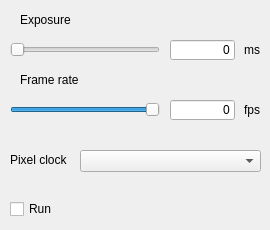
<?xml version="1.0" encoding="UTF-8"?>
<ui version="4.0">
 <class>Form</class>
 <widget class="QWidget" name="Form">
  <property name="geometry">
   <rect>
    <x>0</x>
    <y>0</y>
    <width>270</width>
    <height>230</height>
   </rect>
  </property>
  <property name="minimumSize">
   <size>
    <width>270</width>
    <height>230</height>
   </size>
  </property>
  <property name="maximumSize">
   <size>
    <width>270</width>
    <height>230</height>
   </size>
  </property>
  <property name="windowTitle">
   <string>Form</string>
  </property>
  <widget class="QSlider" name="exp_slider">
   <property name="geometry">
    <rect>
     <x>10</x>
     <y>40</y>
     <width>150</width>
     <height>20</height>
    </rect>
   </property>
   <property name="maximum">
    <number>1</number>
   </property>
   <property name="pageStep">
    <number>1</number>
   </property>
   <property name="sliderPosition">
    <number>0</number>
   </property>
   <property name="orientation">
    <enum>Qt::Horizontal</enum>
   </property>
  </widget>
  <widget class="QLabel" name="exp_label">
   <property name="geometry">
    <rect>
     <x>20</x>
     <y>10</y>
     <width>100</width>
     <height>20</height>
    </rect>
   </property>
   <property name="text">
    <string>Exposure</string>
   </property>
  </widget>
  <widget class="QLineEdit" name="exp_text">
   <property name="geometry">
    <rect>
     <x>170</x>
     <y>40</y>
     <width>65</width>
     <height>20</height>
    </rect>
   </property>
   <property name="text">
    <string>0</string>
   </property>
   <property name="alignment">
    <set>Qt::AlignRight|Qt::AlignTrailing|Qt::AlignVCenter</set>
   </property>
  </widget>
  <widget class="QLineEdit" name="fps_text">
   <property name="geometry">
    <rect>
     <x>170</x>
     <y>100</y>
     <width>65</width>
     <height>20</height>
    </rect>
   </property>
   <property name="text">
    <string>0</string>
   </property>
   <property name="alignment">
    <set>Qt::AlignRight|Qt::AlignTrailing|Qt::AlignVCenter</set>
   </property>
  </widget>
  <widget class="QLabel" name="fps_label">
   <property name="geometry">
    <rect>
     <x>20</x>
     <y>70</y>
     <width>100</width>
     <height>20</height>
    </rect>
   </property>
   <property name="text">
    <string>Frame rate</string>
   </property>
  </widget>
  <widget class="QSlider" name="fps_slider">
   <property name="geometry">
    <rect>
     <x>10</x>
     <y>100</y>
     <width>150</width>
     <height>20</height>
    </rect>
   </property>
   <property name="maximum">
    <number>1</number>
   </property>
   <property name="pageStep">
    <number>1</number>
   </property>
   <property name="value">
    <number>1</number>
   </property>
   <property name="orientation">
    <enum>Qt::Horizontal</enum>
   </property>
  </widget>
  <widget class="QLabel" name="fps_u_label">
   <property name="geometry">
    <rect>
     <x>240</x>
     <y>100</y>
     <width>20</width>
     <height>20</height>
    </rect>
   </property>
   <property name="text">
    <string>fps</string>
   </property>
   <property name="alignment">
    <set>Qt::AlignRight|Qt::AlignTrailing|Qt::AlignVCenter</set>
   </property>
  </widget>
  <widget class="QComboBox" name="clk_combo">
   <property name="geometry">
    <rect>
     <x>80</x>
     <y>150</y>
     <width>181</width>
     <height>22</height>
    </rect>
   </property>
  </widget>
  <widget class="QLabel" name="clk_label">
   <property name="geometry">
    <rect>
     <x>10</x>
     <y>150</y>
     <width>60</width>
     <height>20</height>
    </rect>
   </property>
   <property name="text">
    <string>Pixel clock</string>
   </property>
  </widget>
  <widget class="QCheckBox" name="run_checkbox">
   <property name="geometry">
    <rect>
     <x>10</x>
     <y>200</y>
     <width>71</width>
     <height>18</height>
    </rect>
   </property>
   <property name="text">
    <string>Run</string>
   </property>
  </widget>
  <widget class="QLabel" name="exp_u_label">
   <property name="geometry">
    <rect>
     <x>240</x>
     <y>40</y>
     <width>20</width>
     <height>20</height>
    </rect>
   </property>
   <property name="text">
    <string>ms</string>
   </property>
   <property name="alignment">
    <set>Qt::AlignRight|Qt::AlignTrailing|Qt::AlignVCenter</set>
   </property>
  </widget>
 </widget>
 <resources/>
 <connections/>
</ui>
